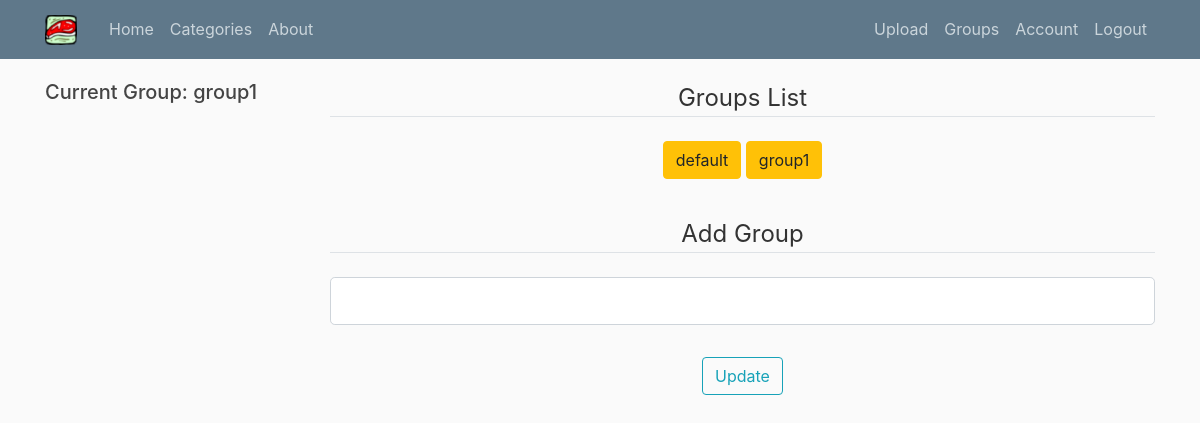
/groups (signed in), run on an earlier commit of the app's database.
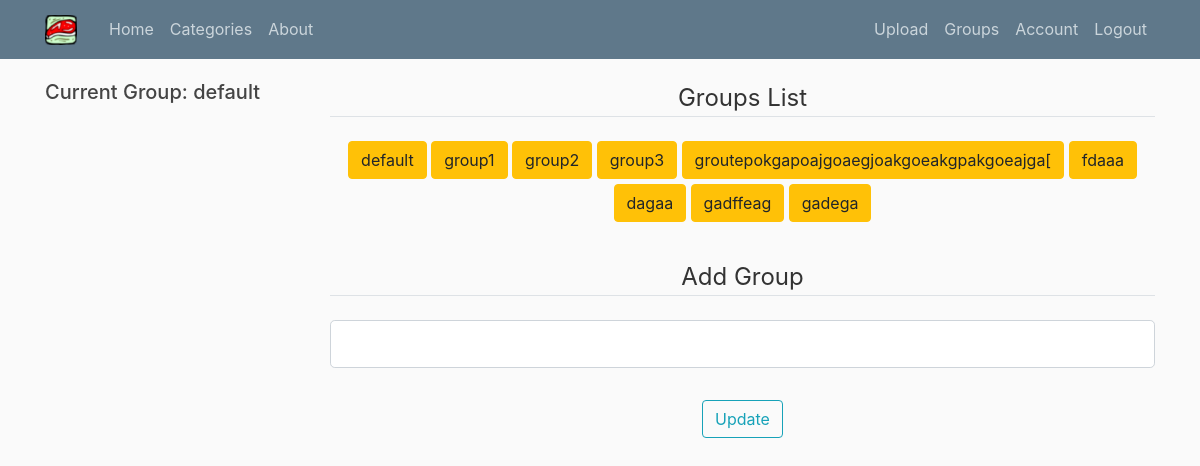
And on a later commit of the database.
### recipe_scheduler/models.py (models this page shows, shortened)
class Group(db.Model):
    __table_name__ = 'group'
    id = db.Column(db.Integer, primary_key=True)
    group_name = db.Column(db.String(50), unique=False)
    events = db.relationship('Event', backref='event_group', lazy=True)
    categories = db.relationship(
        'Category', backref='category_group', lazy=True)
    created_by = db.Column(db.Integer, db.ForeignKey('user.id'))
    def to_dict(self):
        return {
            'id': self.id,
            'group_name': self.group_name,
            'events': self.events,
            'categories': self.categories,
            'created_by': self.created_by
        }

### recipe_scheduler/users/routes.py (the view, shortened to what this page needs)
@users.route('/groups', methods=['GET', 'POST'])
@login_required
def show_groups():
    select_group = current_user.get_current_group()
    user_list = current_user.user_groups
    form = GroupForm()
    groups = [r.to_dict() for r in current_user.user_groups]
    return render_template('show_groups.html', title='Groups List',
                           groups=groups, user_list=user_list,
                           select_group=int(select_group), form=form)

### recipe_scheduler/users/forms.py
class GroupForm(FlaskForm):
    group_name = StringField(
        'Group',
        validators=[DataRequired()]
    )
    submit = SubmitField('Update')

### recipe_scheduler/models.py (called while the page is built)
@login_manager.user_loader
def loader_user(user_id):
    return User.query.get(int(user_id))

    def get_current_group(self):
        return self.current_group

### recipe_scheduler/templates/show_groups.html (shortened to what this page needs)
{% extends "layout.html" %}
{% block content %}
<div class="content-section">
    <fieldset class="form-group">
        <legend class="border-bottom mb-4">{{ title }}</legend>
        <div class="form-group">
            {% for group in groups %}
            <a class="btn btn-warning group-list"
               href="{{ url_for('users.update_groups', group_id=group['id'] ) }}">
                {% if group['created_by'] == current_user.id %}
                {{ group["group_name"] }}
                {% else %}
                {{ group["group_name"]}}(Shared)
                {% endif %}
            </a>
            {% endfor %}
        </div>
    </fieldset>
    <form method="POST" action="">
        <fieldset class="form-group">
            <legend class="border-bottom mb-4">Add Group</legend>
            <div class="form-group">
                {% if form.group_name.errors %}
                {{ form.group_name(class="form-control form-control-lg is-invalid") }}
                <div class="invalid-feedback">
                    {% for error in form.group_name.errors %}
                    <span>{{ error }}</span>
                    {% endfor %}
                </div>
                {% else %}
                {{ form.group_name(class="form-control form-control-lg") }}
                {% endif %}
            </div>
        </fieldset>
        <div class="form-group">
            {{ form.submit(class="btn btn-outline-info") }}
        </div>
    </form>
</div>
{% endblock content %}

### recipe_scheduler/templates/layout.html (shortened to what this page needs)
<!DOCTYPE html>
<html lang="en">
<head>
    <link rel="stylesheet" href="https://stackpath.bootstrapcdn.com/bootstrap/4.3.1/css/bootstrap.min.css"
>
    <link rel="stylesheet" href="https://cdn.datatables.net/1.10.20/css/jquery.dataTables.min.css"
>
    <link rel="stylesheet" type="text/css" href="{{ url_for('static', filename='main.css') }}">
</head>
<body>
    <header class="site-header">
        <nav class="navbar navbar-expand-md navbar-dark bg-steel fixed-top">
            <div class="container">
                <a class="navbar-brand mr-4" href="/home"><img src="{{ url_for('static', filename='food-logo.png') }}" alt="Food Recipe Scheduler"></a>
                <div class="collapse navbar-collapse" id="navbarToggle">
                    <div class="navbar-nav mr-auto">
                        {% if current_user.is_authenticated %}
                        <a class="nav-item nav-link" href="{{ url_for('main.home') }}">Home</a>
                        <a class="nav-item nav-link" href="{{ url_for('categories.show_categories') }}">Categories</a>
                        {% endif %}
                        <a class="nav-item nav-link" href="{{ url_for('main.about') }}">About</a>
                    </div>
                    <div class="navbar-nav">
                        {% if current_user.is_authenticated %}
                        <a class="nav-item nav-link" href="{{ url_for('uploads.upload_recipe')}}">Upload</a>
                        <a class="nav-item nav-link" href="{{ url_for('users.show_groups')}}">Groups</a>
                        <a class="nav-item nav-link" href="{{ url_for('users.account')}}">Account</a>
                        <a class="nav-item nav-link" href="{{ url_for('users.logout')}}">Logout</a>
                        {% else %}
                        <a class="nav-item nav-link" href="{{ url_for('users.login')}}">Login</a>
                        <a class="nav-item nav-link" href="{{ url_for('users.register')}}">Register</a>
                        {% endif %}
                    </div>
                </div>
            </div>
        </nav>
    </header>
    <main role="main" class="container">
        <div class="row">
        {% if current_user.is_authenticated %}
            <div class="sub-menu col-md-3 col-sm-3 col-3">
                {% include "sub_menu.html" %}
            </div>
            <div class="main-calendar col-md-9 col-sm-9 col-9">
        {% else %}
            <legend class="border-bottom mb-4">Food Recipe Scheduler</legend>
            <div class="main-calendar col-md-12 col-sm-12 col-12">
        {% endif %}
                {% block content %}{% endblock %}
            </div>
        </div>
    </main>
</body>
</html>

### recipe_scheduler/templates/sub_menu.html (shortened to what this page needs)
{% if current_user.is_authenticated %}
    {% if group_title %}
<form name="myForm" action="{{ url_for('main.home') }}" method="post" id="submit-form-group">
    <h5>{{group_title}}</h5>
    <div id="submenu-group" class="">
        {% for i in user_list%}
        <input type="radio"
               {% if i.id == select_group %}
               checked="checked"
               {% endif %}
               name="group_options" id="option-{{i.id}}" value="{{i.id}}" class="radiobutton" />
        <label for="option-{{i.id}}" class="radio-label">
        {% if i.created_by == current_user.id %}
            {{i.group_name}}
        {% else %}
            {{i.group_name}}(shared)
        {% endif %}
        </label>
        <br>
        {% endfor %}
    </div>
</form>
    {% else %}
    {% for i in user_list%}
    {% if i.id == select_group %}
    <div class="current-group">
        {% if i.created_by == current_user.id %}
            <h5>Current Group: {{i.group_name}}</h5>
        {% else %}
            <h5>Current Group: {{i.group_name}}(Shared)</h5>
        {% endif %}
    </div>
    {% endif %}
    {% endfor %}
    {% endif%}
{% endif %}

### recipe_scheduler/static/main.css (style rules this page uses)
body { background: #fafafa; color: #333333; margin-top: 5rem; height: 100%; }
h1, h2, h3, h4, h5, h6 { color: #444444; }
.bg-steel { background-color: #5f788a; }
.site-header .navbar-nav .nav-link { color: #cbd5db; }
.nav-link { padding: 0px; }
.main-calendar { text-align: center; }
.form-group { width: 100%; }
.row { height: 100%; }
.row legend { text-align: center; }
.group-list { margin-bottom: 5px; }

What changed in the data, as far as the page shows it:
no longer on one of the page's lists (row unchanged): Group: group_name "group1"
now on one of the page's lists (row unchanged): Group: group_name "default"
added Group: group_name "group2", shown under "Groups List"
added Group: group_name "group3", shown under "Groups List"
added Group: group_name "groutepokgapoajgoaegjoakgoeakgpakgoeajga[", shown under "Groups List"
added Group: group_name "fdaaa", shown under "Groups List"
added Group: group_name "dagaa", shown under "Groups List"
added Group: group_name "gadffeag", shown under "Groups List"
added Group: group_name "gadega", shown under "Groups List"
